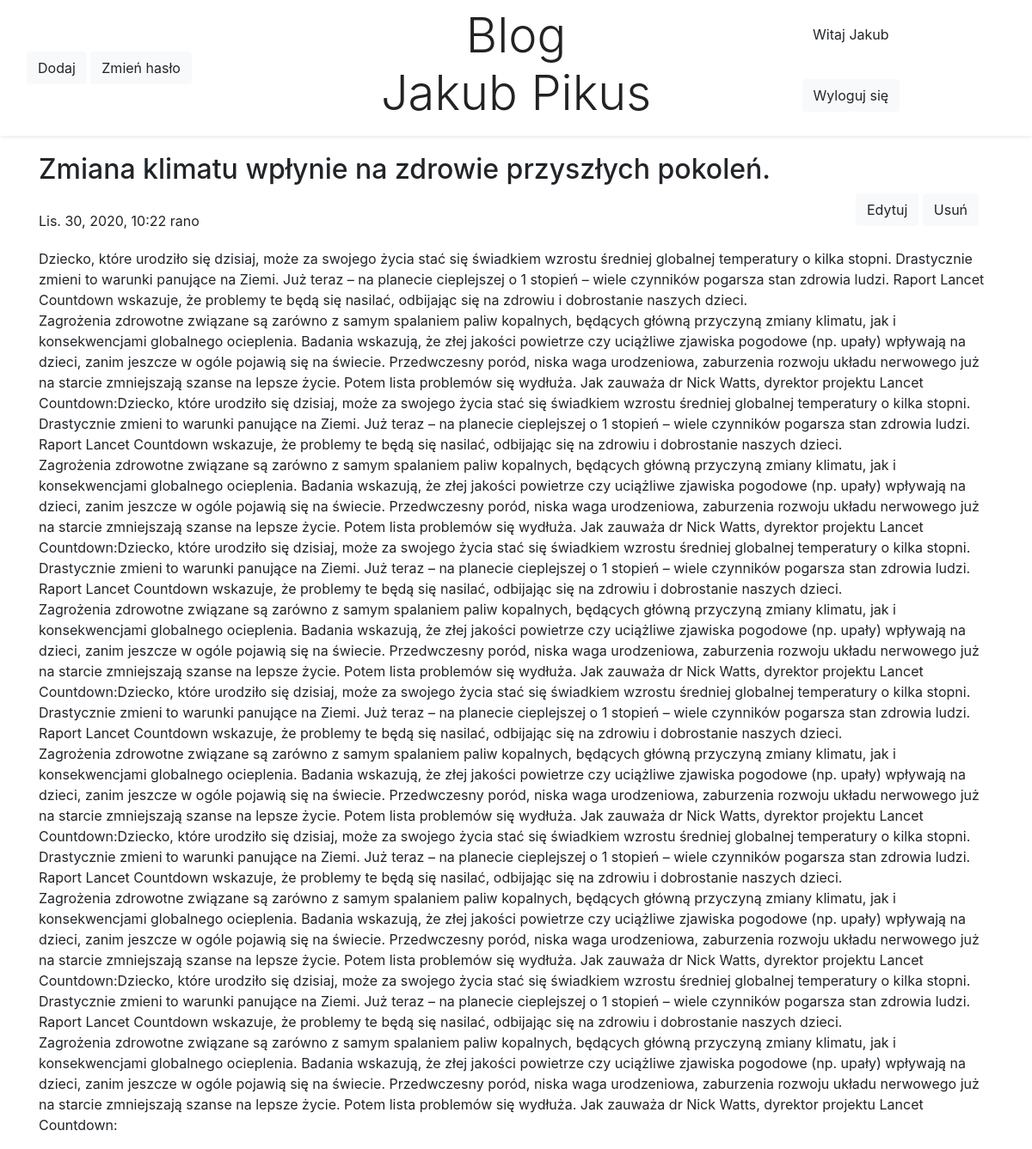
The app's page /post/1/ (signed in) with its own data.
### blog/models.py (models this page shows, shortened)
class Post(models.Model):
    author = models.ForeignKey('auth.User', on_delete=models.CASCADE)
    title = models.CharField(max_length=200)
    text = models.TextField()
    created_date = models.DateTimeField(
            default=timezone.now)
    published_date = models.DateTimeField(
            blank=True, null=True)

### blog/views.py (the view)
# urls.py: path('post/<int:pk>/', views.post_detail, name='post_detail'),
def post_detail(request, pk):
    post = get_object_or_404(Post, pk=pk)
    return render(request, 'blog/post_detail.html', {'post': post})

### blog/templates/blog/post_detail.html (shortened to what this page needs)
{% extends 'blog/base.html' %}
{% block content %}
    <div class="post">
        <div class="row">
            <div class="col-12">
                <h2 style="margin-top: 20px;">{{ post.title }}</h2>
                <div class="row">
                    <div class="col-10">
                        {% if post.published_date %}
                            <div class="date" style="margin-top: 20px;">
                            {{ post.published_date }}
                            </div>
                    </div>
                    <div class="col-2">
                        {% if user.is_superuser %}
                            <a class="btn btn-light" href="{% url 'post_edit' pk=post.pk %}">Edytuj</a>
                            <a class="btn btn-light" href="{% url 'post_remove' pk=post.pk %}">Usuń</a>
                            {% endif %}
                    </div>
                </div>
                <p style="margin-top: 20px;">{{ post.text|linebreaksbr }}</p>
            {% endif %}
            </div>
        </div>
    </div>
{% endblock %}

### blog/templates/blog/base.html (shortened to what this page needs)
{% load static %}
<!DOCTYPE html>
<html>
    <head>
        <link rel="stylesheet" href="https://cdn.jsdelivr.net/npm/bootstrap@4.5.3/dist/css/bootstrap.min.css">
		<link rel="stylesheet" href="{% static 'css/blog.css' %}">
    </head>
    <body>
	    <div class="navbar sticky-top bg-white shadow-sm">
            <div class="col-4">
                {% if user.is_superuser %}
                <a href="{% url 'post_new' %}" class="btn btn-light" role="button" aria-pressed="true">Dodaj</a>
                <a href="{% url 'change_password' %}" class="btn btn-light" role="button" aria-pressed="true">Zmień hasło</a>
                {% elif user.is_authenticated %}
                <a href="{% url 'change_password' %}" class="btn btn-light" role="button" aria-pressed="true">Zmień hasło</a>
                {% endif %}
            </div>
	        <div class="col-4">
                <center><a href="{% url 'base'%}" style="color: #222222; text-decoration:none;"><h1  class="display-4">Blog<br>Jakub Pikus</h1></a></center>
            </div>
            <div class="col-4">
                {% if user.is_authenticated %}
                <center><p class="top-menu">Witaj {{ user.username }} </p><br>
                <a href="{% url 'logout' %}" class="btn btn-light" role="button" aria-pressed="true">Wyloguj się</a></center>
                {% endif %}
            </div>
        </div>
	    <div class="container">
	        <div class="row">
                <div class="col-12">
                    {% block content %}
                    {% endblock %}
                </div>
            </div>
	    </div>
    </body
</html>

### records on screen
Post: title "Zmiana klimatu wpłynie na zdrowie przyszłych pokoleń.", published_date "Lis. 30, 2020, 10:22 rano", text "Dziecko, które urodziło się dzisiaj, może za swojego życia stać się świadkiem wzrostu średniej globalnej temperatury o kilka stopni. Drastycznie zmieni to warunki panujące na Ziemi. Już teraz – na planecie cieplejszej o 1 stopień – wiele czynników pogarsza stan zdrowia ludzi. Raport Lancet Countdown wskazuje, że problemy te będą się nasilać, odbijając się na zdrowiu i dobrostanie naszych dzieci. Zagrożenia zdrowotne związane są zarówno z samym spalaniem paliw kopalnych, będących główną przyczyną zmiany klimatu, jak i konsekwencjami globalnego ocieplenia. Badania wskazują, że złej jakości powietrze czy uciążliwe zjawiska pogodowe (np. upały) wpływają na dzieci, zanim jeszcze w ogóle pojawią…"

### other values on screen
{{ user.username }} "Jakub"
